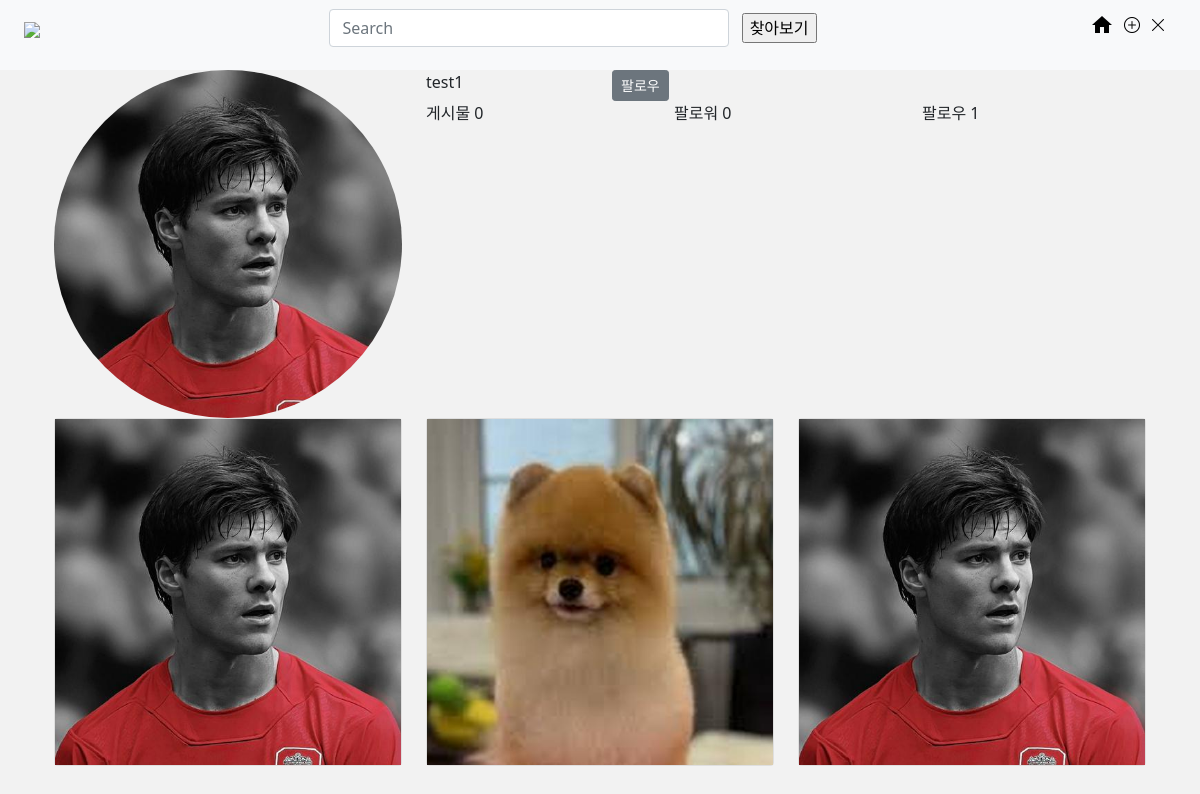
The app's page /accounts/test1/, older data.
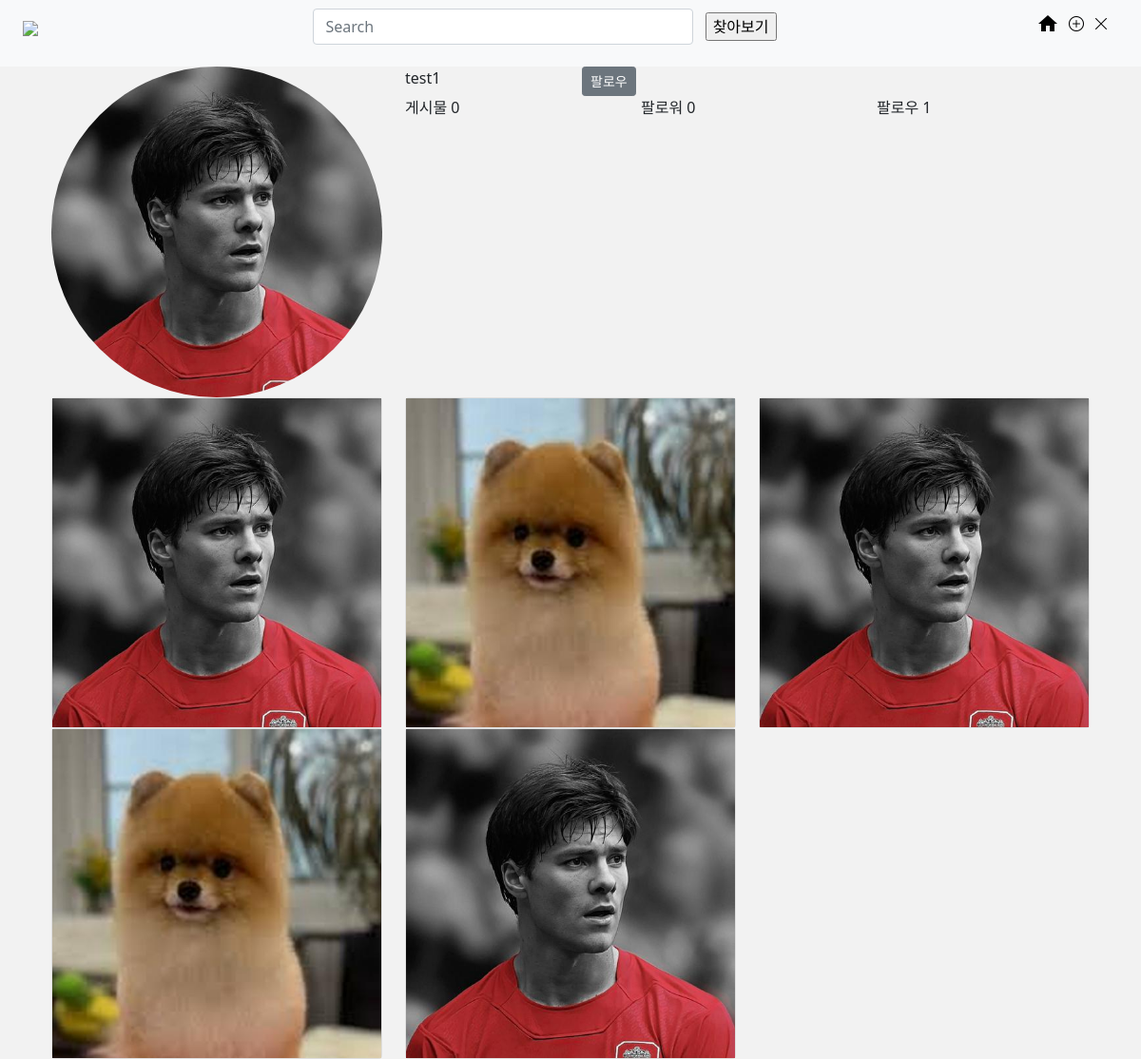
The same page, newer data.
### accounts/models.py (models this page shows)
class User(AbstractUser):
    profile_image = ResizedImageField(
        size=[500, 500],
        crop=['middle', 'center'],
        upload_to='profile',
    )
    followings = models.ManyToManyField('self', related_name='followers', symmetrical=False)

### posts/models.py (models this page shows)
class Post(models.Model):
    content = models.TextField()
    created_at = models.DateTimeField(auto_now_add=True)
    updated_at = models.DateTimeField(auto_now=True)
    image = ResizedImageField(
        size=[500, 500],
        crop=['middle', 'center'],
        upload_to='image/%Y/%m'
    )
    user = models.ForeignKey(settings.AUTH_USER_MODEL, on_delete=models.CASCADE)
    like_users = models.ManyToManyField(settings.AUTH_USER_MODEL, related_name='like_posts')

### accounts/views.py (the view)
# urls.py: path('<str:username>/', views.profile, name='profile'),
def profile(request, username):
    User = get_user_model()
    user_info = User.objects.get(username=username)
    context = {
        'user_info': user_info,
    }
    return render(request, 'accounts/profile.html', context)

### accounts/templates/accounts/profile.html
{% extends 'base.html' %}
{% block body %}
<div class="row">
    <div class="col-4">
        <img src="{{user_info.profile_image.url}}" alt="" class="img-fluid rounded-circle">
    </div>
    <div class="col-8">
        <div class="row">
            <div class="col-3">{{user_info.username}}</div>
            {% if user != user_info%}
            <div class="col-4">
                {% if user in user_info.followers.all %}
                    <a href="{% url 'accounts:follow' username=user_info.username %}" class="btn btn-primary btn-sm">팔로우</a>
                {% else %}
                    <a href="{% url 'accounts:follow' username=user_info.username %}" class="btn btn-secondary btn-sm">팔로우</a>
                {% endif %}
            </div>
            {% endif %}
        </div>
        <div class="row">
            <div class="col">게시물 {{user_info.post_set|length}}</div>
            <div class="col">팔로워 {{user_info.followers.all|length}}</div>
            <div class="col">팔로우 {{user_info.followings.all|length}}</div>
        </div>
    </div>
</div>
<div class="row row-cols-3">
    {% for post in user_info.post_set.all %}
        <div class="col">
            <div class="card">
                <img src="{{post.image.url}}" alt="">
            </div>
        </div>
    {% endfor %}
</div>
{% endblock %}

### templates/base.html (shortened to what this page needs)
<!DOCTYPE html>
<html lang="en">
<head>
    <link href="https://cdn.jsdelivr.net/npm/bootstrap@5.3.1/dist/css/bootstrap.min.css" rel="stylesheet">
    <link rel="stylesheet" href="https://cdn.jsdelivr.net/npm/bootstrap-icons@1.10.5/font/bootstrap-icons.css">
</head>
<body>
    {% include '_nav.html' %}
    <div class="container">
        {% block body %}
        {% endblock %}
    </div>
</body>
</html>

### templates/_nav.html (shortened to what this page needs)
<!doctype html>
<html lang="en">
<head>
    {% load static %}
    <link href="https://cdn.jsdelivr.net/npm/bootstrap@5.1.3/dist/css/bootstrap.min.css" rel="stylesheet"
>
</head>
<body>
<nav class="navbar navbar-expand-lg navbar-light bg-light" style="position: fixed;width: 100%; z-index: 999">
    <div class="container-fluid" style="justify-content: space-between;flex-wrap: nowrap; min-width: 1000px">
        <a class="navbar-brand" href="{% url 'posts:index' %}"><img style="width: 100px"
                                                 src="https://www.instagram.com/static/images/web/mobile_nav_type_logo-2x.png/1b47f9d0e595.png">
        </a>
        <form action="{% url 'accounts:search_profile' %}" method="GET">
          <input class="form-control me-2" style="width: 400px;display: inline;" type="search" placeholder="Search" aria-label="Search" name="username">
          <input type="submit" value="찾아보기">
        </form>
        <div style="display: flex">
            <a href="{% url 'accounts:profile' username=user %}" style="color: black"><span class="material-icons"
                                                      style="padding-right: 10px"> home </span></a>
            <a href="{% url 'posts:create' %}" style="color: black"><span class="bi bi-plus-circle"
                                                        style="padding-right: 10px"> </span></a>
            <a href="{% url 'accounts:logout' %}" style="color: black"><span class="bi bi-x-lg"
                                                          style="padding-right: 10px"></span></a>
                    </div>
                <html>
                  <body style="background-color:#F2F2F2">
                  </body>
                </html>
            </div>
</nav>
<nav class="navbar navbar-expand-lg bg-body-tertiary">
    <div class="container-fluid">
      <a class="navbar-brand" href="{% url 'posts:index' %}">HOME</a>
      <div class="collapse navbar-collapse" id="navbarNavAltMarkup">
        <div class="navbar-nav">
          {% if user.is_authenticated %}
          <a class="nav-link" href="{% url 'posts:create' %}">Create</a>
          <a class="nav-link" href="{% url 'accounts:profile' username=user %}">{{user}}</a>
          {% else %}
          <a class="nav-link" href="{% url 'accounts:signup' %}">Signup</a>
          <a class="nav-link" href="{% url 'accounts:login' %}">Login</a>
          {% endif %}
          <nav class="navbar bg-body-tertiary">
            <form class="container-fluid">
              <div class="input-group">
                <span class="input-group-text" id="basic-addon1">@</span>
              </div>
            </form>
          </nav>
        </div>
      </div>
    </div>
  </nav>
</html>

Row changes from the older to the newer data that the page shows:
added Post: image (picture)
added Post: image (picture)
